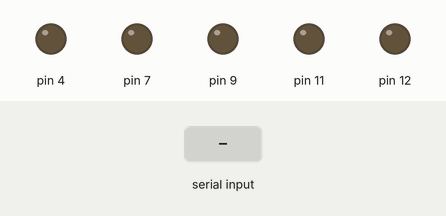
Bench run of a sketch on a simulated Arduino Uno, built with avr-gcc and run on an emulated ATmega328P. Parts: output pins drawn as LEDs (lit = HIGH). The inputs (shaded band) are chosen by the test bench. Random numbers use the default seed unless the sketch sets one.

Above: at 1.2 s.
1.3 s: "1\n" received over Serial
At 2.1 s:
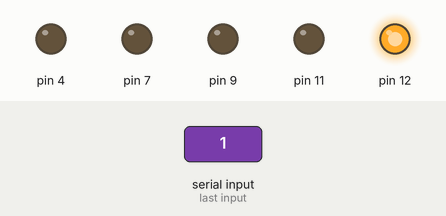
At 3.0 s:
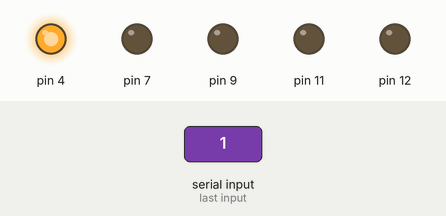
Timing chart, 0 to 4.5 s (numbered marks = the images above; inputs shaded):
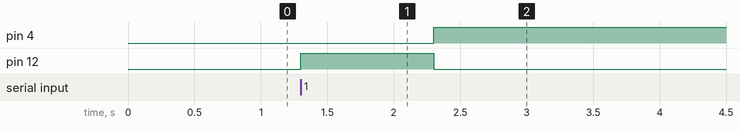

The sketch:

mc20.ino
```cpp
void setup()
{
  Serial.begin(38400);
  Serial.setTimeout(100);
  pinMode(4, OUTPUT);
  pinMode(7, OUTPUT);
  pinMode(9, OUTPUT);
  pinMode(11, OUTPUT);
  pinMode(12, OUTPUT);
}

void loop()
{
  int cmd = Serial.parseInt();
  if(cmd == 1)
  {
    digitalWrite(4, 0);
    digitalWrite(7, 0);
    digitalWrite(9, 0);
    digitalWrite(11, 0);
    digitalWrite(12, 1);
    delay(1000);
    digitalWrite(12, 0);
    int z = random(6) + 1;
    switch(z)
    {
      case 1:
        digitalWrite(9, 1);
        break;
      case 2:
        digitalWrite(4, 1);
        break;
      case 3:
        digitalWrite(9, 1);
        digitalWrite(11, 1);
        break;
      case 4:
        digitalWrite(4, 1);
        digitalWrite(11, 1);
        break;
      case 5:
        digitalWrite(9, 1);
        digitalWrite(4, 1);
        digitalWrite(11, 1);
        break;
      case 6:
        digitalWrite(4, 1);
        digitalWrite(11, 1);
        digitalWrite(7, 1);
        break;
      default:
        digitalWrite(4, 0);
        digitalWrite(7, 0);
        digitalWrite(9, 0);
        digitalWrite(11, 0);
    }
  }
}
```

Measured:
- after the input at 1.3 s, pin 4: LOW → HIGH after 1.0 s; pin 12: LOW → HIGH at once, → LOW 1.0 s later
